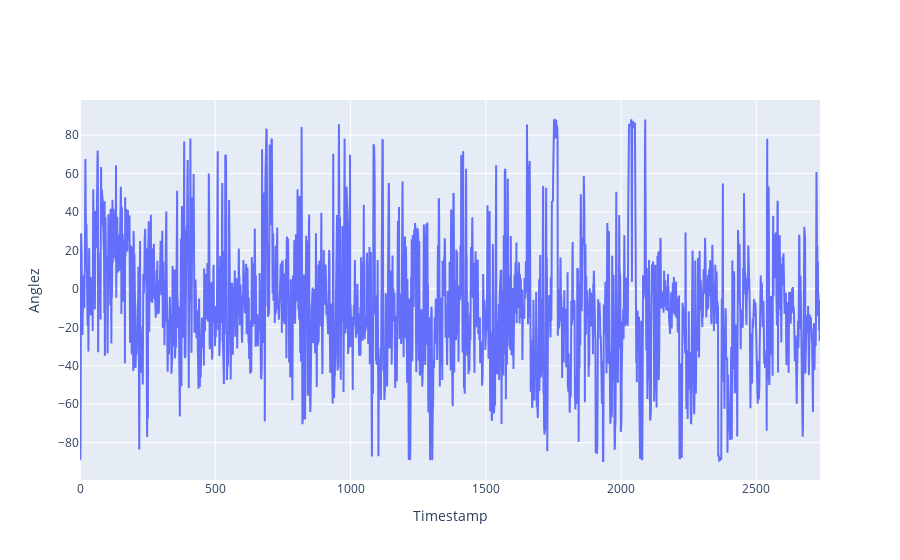
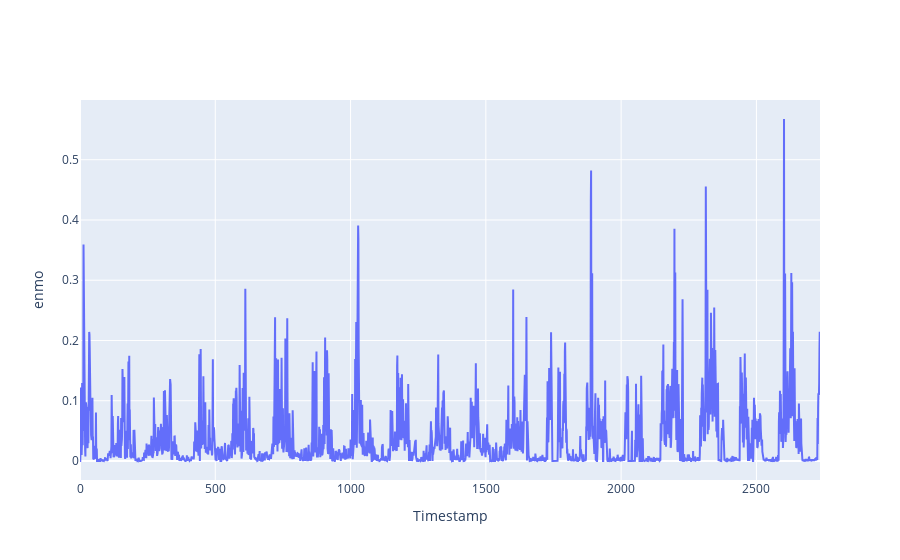

The cell these charts' notebook holds for them, in order:
### Code cell
fig = go.Figure(data=go.Scatter(y=anglez_series))
fig.update_layout(xaxis_title="Timestamp", yaxis_title="Anglez")
fig.show()

fig = go.Figure(data=go.Scatter(y=enmo_series))
fig.update_layout(xaxis_title="Timestamp", yaxis_title="enmo")
fig.show()

### Figure 1 — Plotly figure (JSON) as saved in the notebook; plotly's stock layout.template omitted (floating-point values rounded to 4 significant figures; data arrays with more than 128 entries replaced by an {"elided": "..."} marker saying what was removed)
{"data": [{"type": "scatter", "y": {"elided": "2736 float values"}}], "layout": {"xaxis": {"title": {"text": "Timestamp"}}, "yaxis": {"title": {"text": "Anglez"}}}}

### Figure 2 — Plotly figure (JSON) as saved in the notebook; plotly's stock layout.template omitted (floating-point values rounded to 4 significant figures; data arrays with more than 128 entries replaced by an {"elided": "..."} marker saying what was removed)
{"data": [{"type": "scatter", "y": {"elided": "2736 float values"}}], "layout": {"xaxis": {"title": {"text": "Timestamp"}}, "yaxis": {"title": {"text": "enmo"}}}}
